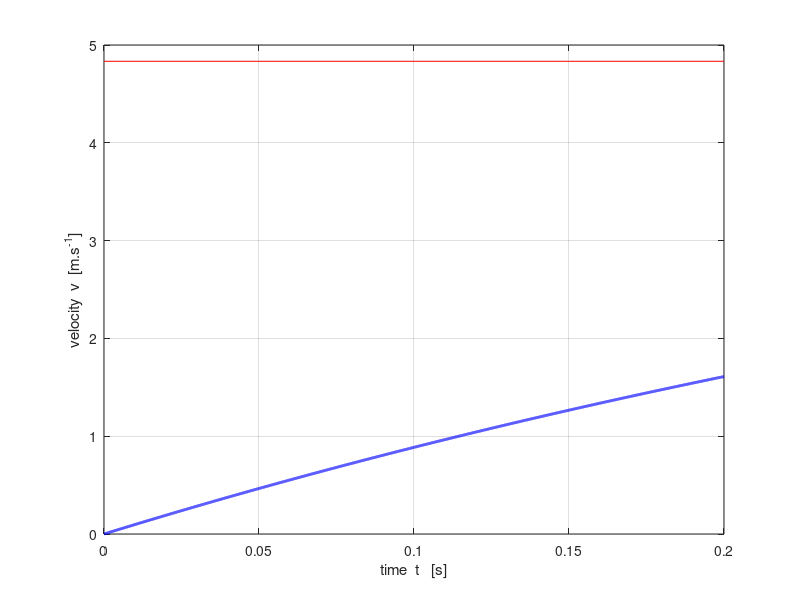
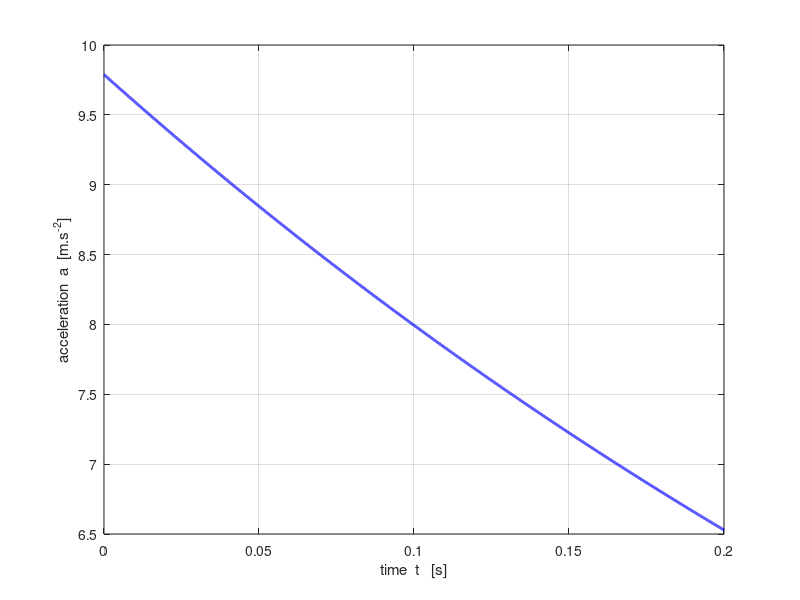
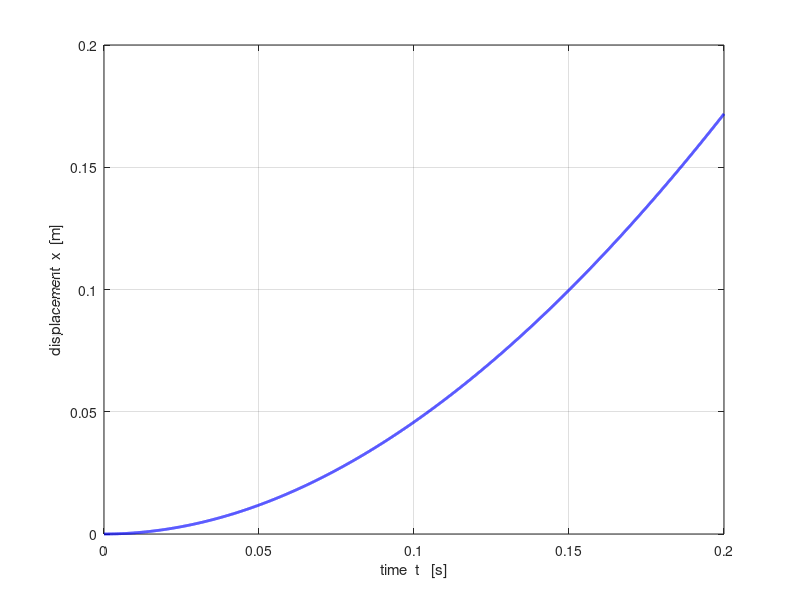
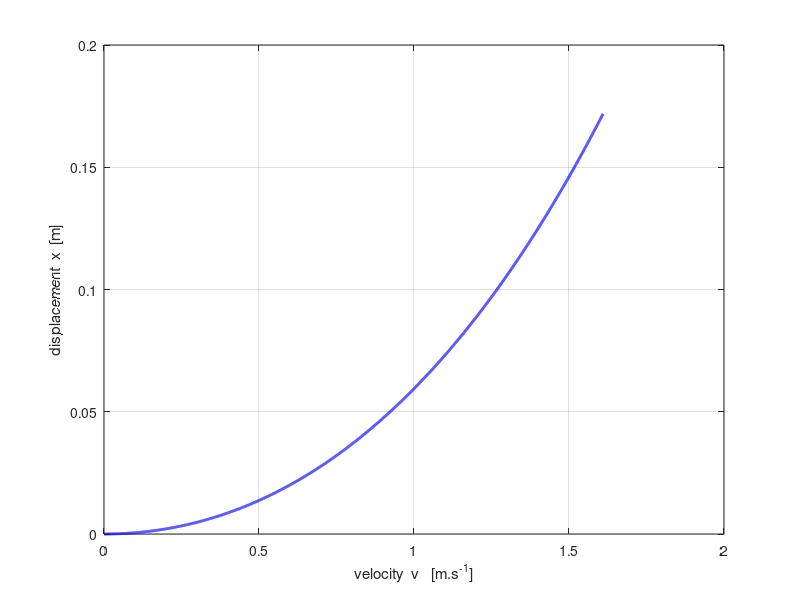

Source code (MATLAB) for these figures, in order:
% mec_stokes.m

% 21 apr 2015
% Ian Cooper   School of Physics   University of Sydney
% cooper@physics.usyd.edu.au
% http://www.physics.usyd.edu.au/teach_res/mp/mphome.htm
% Motion of an object falling through a fluid
% Stokes Law - numerical calculation of a, v and x
% S.I. units used for all physical quantities

clear all
close all
clc

% INPUTS -----------------------------------------------------------------
  R = 2e-4;%2e-4;                 % radius of object
  rho = 1000; %1e3;               % density of object
  rhoF = 1.2 ;%1.2;               % density of fluid
  visc = 1.8e-5 ;%1.8e-5;         % viscosity of fluid
  tMin = 0;
  tMax = 0.2;
  N = 10000;
% SETUP ------------------------------------------------------------------
  g = 9.8;                  % acceleration due to gravity
  Vol = (4/3)*pi*R^3;       % volume of object
  m = Vol*rho;              % mass of object
  FG = m*g;                 % weigth of object
  Fbuoy = Vol * rhoF * g;   % Buoyancy force
  v0 = 0;                   % initial velocity of object
  g = 9.8;
  k1 = 6*pi*visc*R / m;     % Drag froce constant
  k2 = Fbuoy / m;           % Buoyancy force constant
  vT = (FG-Fbuoy) / (6*pi*visc*R);    % terminal velocity

  t = linspace(tMin,tMax,N);          % time
  dt = t(2)-t(1);                     % time step
  x = zeros(N,1);                     % displacement
  v = zeros(N,1);                     % velocity
  a = zeros(N,1);                     % acceleration

  % Starting Values  
  x(1) = 0;
  v(1) = v0;
  a(1) = g - k1 * v(1) - k2;
  v(2) = v(1) + a(1) * dt;
  a(2) = g - k1 * v(2) - k2;
  v(2) = v(1) + 0.5 *(a(1)+a(2)) * dt;
  %x(2) = 0.5*(v(1)+v(2))*dt + 0.5*0.5*(a(1)+a(2))*dt^2;


% Finite Difference procedure
for k = 1 : N-2
    v(k+2) = v(k) + 2*dt * (g - k1*(v(k+1)) - k2);
end

 for k = 1 : N-2
     x(k+2) = x(k) + 2*dt * v(k+1);
 end

  a = g - k1 .* v - k2;

  NR = (2*rhoF*R/visc) .* abs(v);           % Reynolds number

% forces
F_G = FG .* ones(1,N);
F_buoy = -Fbuoy .* ones(1,N);
F_R = -6*pi*visc*R .* v;
  
% GRAPHICS ================================================================
%xValues = 0:0.1:0.4;
figure(1)    % velocity / time
col = 'b';
fs = 9;
set(gcf,'units','normalized','position',[0.2 0.2 0.18 0.22]);
tx = 'time  t   [s]';
ty = 'velocity  v  [m.s^{-1}]';
xP = t; yP = v;

%Xrange = [0 1.0 * max(xP)];
Xrange = [0 1.0*tMax];
%Yrange = [0 1.1 * max(yP)];
  plot(xP,yP,col,'lineWidth',2)
xlabel(tx); ylabel(ty);
set(gca,'Xlim',Xrange);
%set(gca,'Ylim',Yrange);
%set(gca,'Xtick',xValues);
grid on

hold on
 plot([0 tMax],[vT vT],'r');

figure(2)   % acceleration / time
fs = 9;
set(gcf,'units','normalized','position',[0.4 0.2 0.18 0.22]);
tx = 'time  t   [s]';
ty = 'acceleration  a  [m.s^{-2}]';
xP = t; yP = a;

% Xrange = [0 1.0 * max(xP)];
% Yrange = [-1.1*max(yP) 1.1 * max(yP)];
% Xrange = [0 1.0 * 2];
% Yrange = [-1.1*10 1.1 * 10];
   plot(xP,yP,col','lineWidth',2)
grid on
xlabel(tx); ylabel(ty);
set(gca,'Xlim',Xrange);
%set(gca,'Ylim',Yrange);
%set(gca,'Xtick',xValues);
% 
figure(3)   % displacement / time
fs = 9;
set(gcf,'units','normalized','position',[0.6 0.2 0.18 0.22]);
tx = 'time  t   [s]';
ty = 'displacement  x  [m]';
xP = t; yP = x;

% Xrange = [0 1.0 * max(xP)];
% Yrange = [0 1.1 * max(yP)];
% Xrange = [0 1.0 * 2];
% Yrange = [-20 1.1 * 40];
   plot(xP,yP,col','lineWidth',2)
grid on
xlabel(tx); ylabel(ty);
set(gca,'Xlim',Xrange);
%set(gca,'Ylim',Yrange);
%set(gca,'Xtick',xValues);
%  
figure(4)   % displacement  /  velocity
fs = 9;
set(gcf,'units','normalized','position',[0.8 0.2 0.18 0.22]);
tx = 'velocity  v   [m.s^{-1}]';
ty = 'displacement  x  [m]';
xP = v; yP = x;

% Xrange = [0 1.0 * max(xP)];
% Yrange = [0 1.1 * max(yP)];
% Xrange = [0 1.0 * 2];
% Yrange = [0 1.1 * 10];
   plot(xP,yP,col','lineWidth',2)
grid on
xlabel(tx); ylabel(ty);
%set(gca,'Xlim',Xrange);
%set(gca,'Ylim',Yrange);

figure(5)   % forces / time
fs = 9;
set(gcf,'units','normalized','position',[0.1 0.5 0.18 0.22]);
tx = 'time  t  [s]';
ty = 'Force  [N]';
xP = t; yP = F_G;

% Xrange = [0 1.0 * max(xP)];
% Yrange = [0 1.1 * max(yP)];
% Xrange = [0 1.0 * 2];
% Yrange = [0 1.1 * 10];
   plot(xP,yP,col','lineWidth',2)
grid on
xlabel(tx); ylabel(ty);

hold on
   col = 'r';
   yP = F_buoy;
   plot(xP,yP,col','lineWidth',2)
   
   col = 'm';
   yP = F_R;
   plot(xP,yP,col','lineWidth',2)
   
   yP = F_G + F_R' + F_buoy;
  
   col = 'k';
   plot(xP,yP,col','lineWidth',1)
   
set(gca,'Xlim',Xrange);
%set(gca,'Ylim',Yrange);
%set(gca,'Xtick',xValues);
%legend('F_G','F_{buoy}','F_R','F_{net}','Orientation','horizontal');
title('    ');
figure(6)   % Reynolds Number / time
fs = 9;
col = 'b';
set(gcf,'units','normalized','position',[0.4 0.5 0.18 0.22]);
tx = 'time  t  [s]';
ty = 'Reynolds No.  N_R';

xP = t; yP = NR;

% Xrange = [0 1.0 * max(xP)];
% Yrange = [0 1.1 * max(yP)];
% Xrange = [0 1.0 * 2];
% Yrange = [0 1.1 * 10];
   plot(xP,yP,col','lineWidth',2)
grid on
xlabel(tx); ylabel(ty);

set(gca,'Xlim',Xrange);
%set(gca,'Ylim',Yrange);
%set(gca,'Xtick',xValues);
